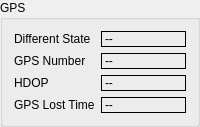
    <widget class="QGroupBox" name="groupBox_6">
     <property name="title">
      <string>GPS</string>
     </property>
     <layout class="QGridLayout" name="gridLayout_6">
      <item row="1" column="0">
       <widget class="QLabel" name="UAVPlaneStates_GPSStar_NAME">
        <property name="sizePolicy">
         <sizepolicy hsizetype="Fixed" vsizetype="Preferred">
          <horstretch>0</horstretch>
          <verstretch>0</verstretch>
         </sizepolicy>
        </property>
        <property name="text">
         <string>GPS Number</string>
        </property>
       </widget>
      </item>
      <item row="1" column="1">
       <widget class="QLabel" name="UAVPlaneStates_GPSStar_VALUE">
        <property name="sizePolicy">
         <sizepolicy hsizetype="Ignored" vsizetype="Preferred">
          <horstretch>0</horstretch>
          <verstretch>0</verstretch>
         </sizepolicy>
        </property>
        <property name="frameShape">
         <enum>QFrame::Box</enum>
        </property>
        <property name="text">
         <string>--</string>
        </property>
       </widget>
      </item>
      <item row="0" column="0">
       <widget class="QLabel" name="UAVPlaneStates_DifferentStatus_NAME">
        <property name="sizePolicy">
         <sizepolicy hsizetype="Fixed" vsizetype="Preferred">
          <horstretch>0</horstretch>
          <verstretch>0</verstretch>
         </sizepolicy>
        </property>
        <property name="text">
         <string>Different State</string>
        </property>
       </widget>
      </item>
      <item row="3" column="1">
       <widget class="QLabel" name="UAVPlaneStates_LoseStarTime_VALUE">
        <property name="sizePolicy">
         <sizepolicy hsizetype="Ignored" vsizetype="Preferred">
          <horstretch>0</horstretch>
          <verstretch>0</verstretch>
         </sizepolicy>
        </property>
        <property name="frameShape">
         <enum>QFrame::Box</enum>
        </property>
        <property name="text">
         <string>--</string>
        </property>
       </widget>
      </item>
      <item row="2" column="0">
       <widget class="QLabel" name="UAVPlaneStates_HDOP_NAME">
        <property name="sizePolicy">
         <sizepolicy hsizetype="Fixed" vsizetype="Preferred">
          <horstretch>0</horstretch>
          <verstretch>0</verstretch>
         </sizepolicy>
        </property>
        <property name="text">
         <string>HDOP</string>
        </property>
       </widget>
      </item>
      <item row="0" column="1">
       <widget class="QLabel" name="UAVPlaneStates_DifferentStatus_VALUE">
        <property name="sizePolicy">
         <sizepolicy hsizetype="Ignored" vsizetype="Preferred">
          <horstretch>0</horstretch>
          <verstretch>0</verstretch>
         </sizepolicy>
        </property>
        <property name="frameShape">
         <enum>QFrame::Box</enum>
        </property>
        <property name="text">
         <string>--</string>
        </property>
       </widget>
      </item>
      <item row="2" column="1">
       <widget class="QLabel" name="UAVPlaneStates_HDOP_VALUE">
        <property name="sizePolicy">
         <sizepolicy hsizetype="Ignored" vsizetype="Preferred">
          <horstretch>0</horstretch>
          <verstretch>0</verstretch>
         </sizepolicy>
        </property>
        <property name="frameShape">
         <enum>QFrame::Box</enum>
        </property>
        <property name="text">
         <string>--</string>
        </property>
       </widget>
      </item>
      <item row="3" column="0">
       <widget class="QLabel" name="UAVPlaneStates_LoseStarTime_NAME">
        <property name="sizePolicy">
         <sizepolicy hsizetype="Fixed" vsizetype="Preferred">
          <horstretch>0</horstretch>
          <verstretch>0</verstretch>
         </sizepolicy>
        </property>
        <property name="text">
         <string>GPS Lost Time</string>
        </property>
       </widget>
      </item>
     </layout>
    </widget>
